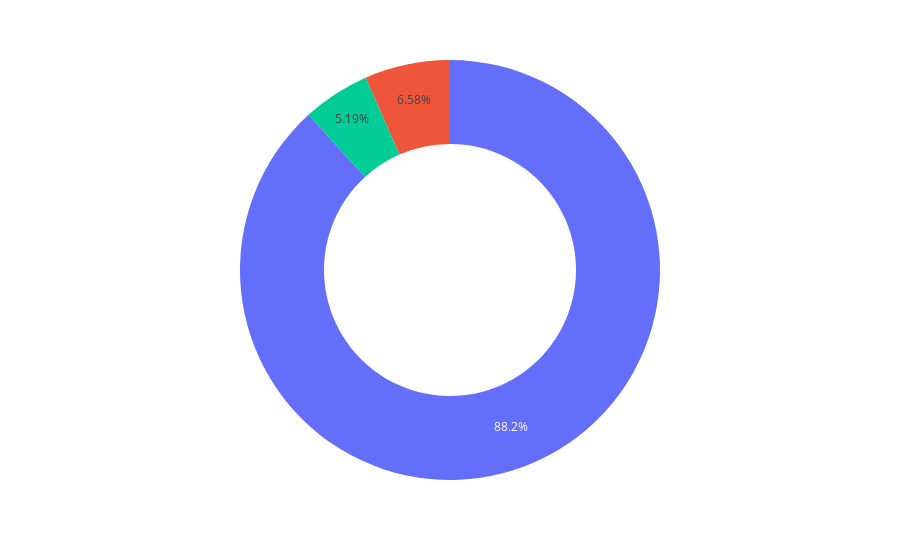

This figure's notebook cell:
### Code cell
px.pie(jd_count, values='No. of Cases',
                   hover_name='Judgement', hole=0.6)

### Figure 1 — Plotly figure (JSON) as saved in the notebook; plotly's stock layout.template omitted (floating-point values rounded to 4 significant figures)
{"data": [{"domain": {"x": [0, 1], "y": [0, 1]}, "hole": 0.6, "hovertemplate": "<b>%{hovertext}</b><br><br>No. of Cases=%{value}<extra></extra>", "hovertext": ["dismissed", "allowed", "tied / unclear"], "legendgroup": "", "name": "", "showlegend": false, "type": "pie", "values": [88231, 6578, 5191]}], "layout": {"legend": {"tracegroupgap": 0}, "margin": {"t": 60}}}
